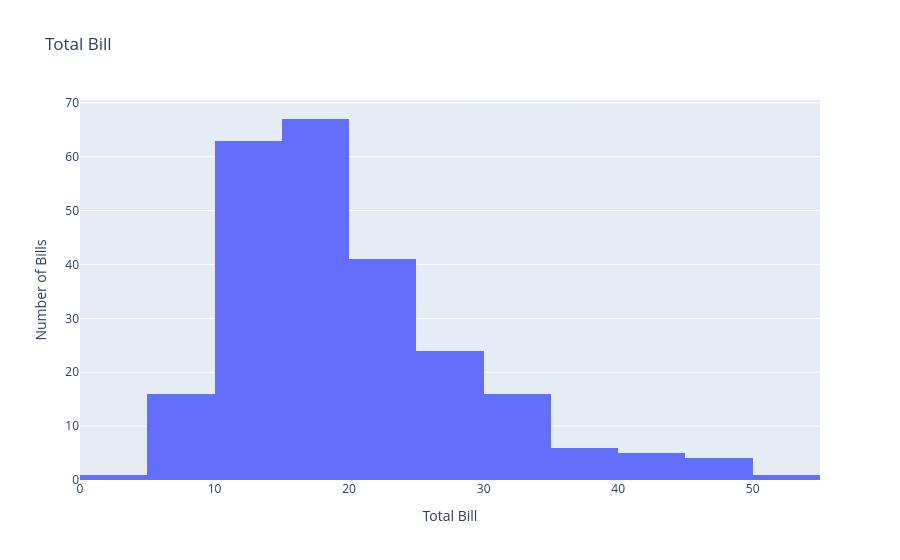

Notebook code for this chart:
### Code cell
fig = px.histogram(tips_df, x='total_bill',
                   nbins=20, title='Total Bill',
                   labels={'total_bill': 'Total Bill'})
fig.update_yaxes(title_text='Number of Bills')
fig.show(renderer='plotly_mimetype+png')

### Figure 1 — Plotly figure (JSON) as saved in the notebook; plotly's stock layout.template omitted (floating-point values rounded to 4 significant figures; data arrays with more than 128 entries replaced by an {"elided": "..."} marker saying what was removed)
{"data": [{"bingroup": "x", "hovertemplate": "Total Bill=%{x}<br>count=%{y}<extra></extra>", "legendgroup": "", "marker": {"color": "#636efa", "pattern": {"shape": ""}}, "name": "", "nbinsx": 20, "orientation": "v", "showlegend": false, "type": "histogram", "x": {"elided": "244 float values"}, "xaxis": "x", "yaxis": "y"}], "layout": {"barmode": "relative", "legend": {"tracegroupgap": 0}, "title": {"text": "Total Bill"}, "xaxis": {"anchor": "y", "domain": [0, 1], "title": {"text": "Total Bill"}}, "yaxis": {"anchor": "x", "domain": [0, 1], "title": {"text": "Number of Bills"}}}}
